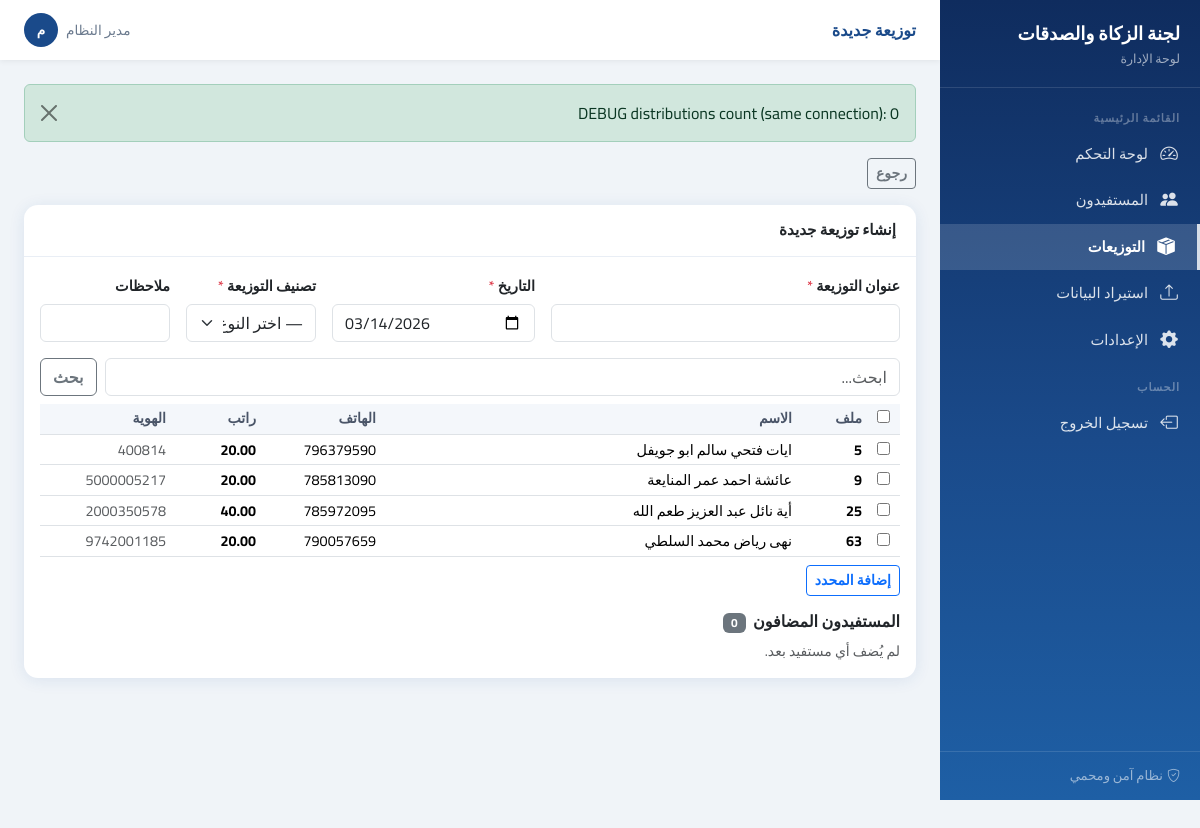
Screenshot of /admin/distributions.php?action=new (signed in) with the database file from the repository.
### tables this page shows
CREATE TABLE `settings` (
  `id` bigint(20) UNSIGNED NOT NULL,
  `setting_key` varchar(100) NOT NULL,
  `setting_value` text DEFAULT NULL,
  `created_at` datetime NOT NULL DEFAULT current_timestamp(),
  `updated_at` datetime NOT NULL DEFAULT current_timestamp() ON UPDATE current_timestamp()
);

CREATE TABLE `beneficiaries` (
  `id` bigint(20) UNSIGNED NOT NULL,
  `beneficiary_type_id` int(10) UNSIGNED NOT NULL,
  `file_number` int(10) UNSIGNED NOT NULL,
  `full_name` varchar(255) NOT NULL,
  `id_number` varchar(50) DEFAULT NULL,
  `phone` varchar(30) DEFAULT NULL,
  `monthly_cash` decimal(10,2) DEFAULT NULL,
  `default_item` varchar(255) DEFAULT NULL,
  `status` enum('active','inactive') NOT NULL DEFAULT 'active',
  `notes` text DEFAULT NULL,
  `created_at` datetime NOT NULL DEFAULT current_timestamp(),
  `updated_at` datetime NOT NULL DEFAULT current_timestamp() ON UPDATE current_timestamp()
);

### admin/distributions.php (the view, shortened to what this page needs)
<?php
require_once __DIR__ . '/bootstrap.php';
$pdo   = getPDO();
function builderKey(int $distId): string { return $distId > 0 ? 'edit_' . $distId : 'new'; }
function &getBuilder(string $key): array {
    return $_SESSION['dist_builder'][$key];
}
$action     = (string)($_GET['action'] ?? '');
$editId     = (int)($_GET['id'] ?? 0);
        ?>
        <?php
if ($action === 'new' || $action === 'edit') {
    $isEdit = ($action === 'edit');
    $distId = $isEdit ? (int)$editId : 0;
    $key = builderKey($distId);
    $builder = &getBuilder($key);
    $q = trim((string)($_GET['q'] ?? ''));
    $where = ['b.status="active"'];
    $params = [];
    $st = $pdo->prepare(
        'SELECT b.*, bt.name_ar AS type_name
         FROM beneficiaries b
         JOIN beneficiary_types bt ON bt.id=b.beneficiary_type_id
         WHERE ' . implode(' AND ', $where) . '
         ORDER BY b.file_number'
    );
    $st->execute($params);
    $bens = $st->fetchAll();
    $added = [];
    require_once __DIR__ . '/layout.php';
    renderPage($isEdit ? 'تعديل التوزيعة' : 'توزيعة جديدة', 'distributions', function () use (
        $types, $isEdit, $distId, $selTypeId, $q, $builder, $bens, $added
    ) {
        ?>
        <?= renderFlash() ?>
        <div class="mb-3 d-flex gap-2 flex-wrap">
            <a href="<?= e(ADMIN_PATH) ?>/distributions.php" class="btn btn-outline-secondary btn-sm">رجوع</a>
        </div>
        <div class="card mb-4">
            <div class="card-header fw-bold"><?= $isEdit ? 'تعديل التوزيعة' : 'إنشاء توزيعة جديدة' ?></div>
            <div class="card-body">
                <form method="post" action="<?= e(ADMIN_PATH) ?>/distributions.php" class="mb-3">
                    <div class="row g-3">
                        <div class="col-md-5">
                            <label class="form-label">عنوان التوزيعة <span class="text-danger">*</span></label>
                            <input type="text" class="form-control" name="title" required value="<?= e((string)$builder['title']) ?>">
                        </div>
                        <div class="col-md-3">
                            <label class="form-label">التاريخ <span class="text-danger">*</span></label>
                            <input type="date" class="form-control" name="distribution_date" required value="<?= e((string)$builder['date']) ?>">
                        </div>
                        <div class="col-md-2">
                            <label class="form-label">تصنيف التوزيعة <span class="text-danger">*</span></label>
                            <select name="beneficiary_type_id" class="form-select" required onchange="this.form.submit()">
                                <option value="">— اختر النوع —</option>
                            </select>
                        </div>
                        <div class="col-md-2">
                            <label class="form-label">ملاحظات</label>
                            <input type="text" class="form-control" name="dist_notes" value="<?= e((string)$builder['notes']) ?>">
                        </div>
                    </div>
                </form>
                <form method="get" action="" class="d-flex gap-2 align-items-center mb-2">
                    <input type="text" name="q" class="form-control" placeholder="ابحث..." value="<?= e($q) ?>">
                    <button class="btn btn-outline-secondary">بحث</button>
                </form>
                <form method="post" action="<?= e(ADMIN_PATH) ?>/distributions.php" class="mb-3">
                    <div class="table-responsive" style="max-height:280px;overflow:auto">
                        <table class="table table-sm table-hover mb-0">
                            <thead class="sticky-top">
                                <tr>
                                    <th style="width:34px" class="text-center">
                                        <input type="checkbox" onclick="document.querySelectorAll('.sel-ben').forEach(cb=>cb.checked=this.checked)">
                                    </th>
                                    <th style="width:70px">ملف</th>
                                    <th>الاسم</th>
                                    <th style="width:120px">الهاتف</th>
                                    <th style="width:90px">راتب</th>
                                    <th style="width:130px">الهوية</th>
                                </tr>
                            </thead>
                            <tbody>
                            <?php foreach ($bens as $b): ?>
                                <tr>
                                    <td class="text-center"><input type="checkbox" class="sel-ben" name="select_beneficiaries[]" value="<?= (int)$b['id'] ?>"></td>
                                    <td class="fw-bold"><?= e((string)$b['file_number']) ?></td>
                                    <td><?= e((string)$b['full_name']) ?></td>
                                    <td><?= e((string)($b['phone'] ?? '—')) ?></td>
                                    <td class="fw-bold"><?= $b['monthly_cash'] !== null ? e(number_format((float)$b['monthly_cash'],2)) : '—' ?></td>
                                    <td class="text-muted"><?= e((string)($b['id_number'] ?? '')) ?></td>
                                </tr>
                            <?php endforeach; ?>
                            </tbody>
                        </table>
                    </div>
                    <button type="submit" class="btn btn-outline-primary btn-sm mt-2">إضافة المحدد</button>
                </form>
                <h6 class="fw-bold mb-2">المستفيدون المضافون <span class="badge bg-secondary ms-1"><?= count($added) ?></span></h6>
                <?php if (empty($added)): ?>
                    <div class="text-muted small">لم يُضف أي مستفيد بعد.</div>
                <?php endif; ?>
            </div>
        </div>
        <?php
    });
    exit;
}
require_once __DIR__ . '/layout.php';
?>

### admin/layout.php (shortened to what this page needs)
<?php
if (!function_exists('renderPage')) {
function renderPage(string $title, string $activeMenu, callable $callback): void
{
    $orgName   = getSetting('org_name', APP_NAME);
    $adminName = currentAdmin()['full_name'] ?: currentAdmin()['username'];
    $navItems = [
        'dashboard'           => ['icon' => 'bi-speedometer2',     'label' => 'لوحة التحكم',    'href' => ADMIN_PATH . '/dashboard.php'],
        'beneficiaries'       => ['icon' => 'bi-people-fill',      'label' => 'المستفيدون',      'href' => ADMIN_PATH . '/beneficiaries.php'],
        'distributions'       => ['icon' => 'bi-box-seam-fill',    'label' => 'التوزيعات',       'href' => ADMIN_PATH . '/distributions.php'],
        'import'              => ['icon' => 'bi-upload',            'label' => 'استيراد البيانات','href' => ADMIN_PATH . '/import.php'],
        'settings'            => ['icon' => 'bi-gear-fill',        'label' => 'الإعدادات',       'href' => ADMIN_PATH . '/settings.php'],
    ];
    ?>
<!DOCTYPE html>
<html lang="ar" dir="rtl">
<head>
<link rel="stylesheet" href="https://cdn.jsdelivr.net/npm/bootstrap@5.3.3/dist/css/bootstrap.rtl.min.css">
<link rel="stylesheet" href="https://cdn.jsdelivr.net/npm/bootstrap-icons@1.11.3/font/bootstrap-icons.min.css">
</head>
<body>
<nav id="sidebar">
    <div class="sidebar-brand">
        <span class="brand-name"><?= e($orgName) ?></span>
        <span class="brand-sub">لوحة الإدارة</span>
    </div>
    <ul class="sidebar-nav">
        <li class="nav-section">القائمة الرئيسية</li>
        <?php foreach ($navItems as $key => $item): ?>
        <li class="nav-item">
            <a href="<?= e($item['href']) ?>" class="<?= $activeMenu === $key ? 'active' : '' ?>">
                <i class="bi <?= e($item['icon']) ?>"></i>
                <?= e($item['label']) ?>
            </a>
        </li>
        <?php endforeach; ?>
        <li class="nav-section" style="margin-top:8px">الحساب</li>
        <li class="nav-item">
            <a href="<?= e(ADMIN_PATH) ?>/logout.php">
                <i class="bi bi-box-arrow-left"></i>
                تسجيل الخروج
            </a>
        </li>
    </ul>
    <div class="sidebar-footer">
        <i class="bi bi-shield-check me-1"></i>نظام آمن ومحمي
    </div>
</nav>
<header id="topbar">
    <div class="topbar-title"><?= e($title) ?></div>
    <div class="topbar-user">
        <span class="d-none d-sm-inline"><?= e($adminName) ?></span>
        <div class="avatar"><?= e(mb_substr($adminName, 0, 1)) ?></div>
    </div>
</header>
<main id="main">
    <?php $callback(); ?>
</main>
</body>
</html>
    <?php
}
}

### admin/layout.php (style rules this page uses)
:root { --sidebar-w: 260px; --sidebar-bg: linear-gradient(180deg, #0f2c5e 0%, #1a4a8a 55%, #1e5fa5 100%); --sidebar-text: rgba(255,255,255,.85); --sidebar-active-bg: rgba(255,255,255,.15); --sidebar-hover-bg: rgba(255,255,255,.08); --topbar-h: 60px; --body-bg: #f0f4f8; --card-radius: 14px; --card-shadow: 0 2px 16px rgba(30,80,160,.10); --primary: #1a4a8a; }
*, *::before, *::after { box-sizing: border-box; }
body { font-family: 'Cairo', sans-serif; background: var(--body-bg); margin: 0; min-height: 100vh; color: #1e2a38; }
#sidebar { position: fixed; top: 0; right: 0; width: var(--sidebar-w); height: 100vh; background: var(--sidebar-bg); z-index: 1040; display: flex; flex-direction: column; overflow-y: auto; transition: transform .25s ease; }
.sidebar-brand { padding: 22px 20px 18px; border-bottom: 1px solid rgba(255,255,255,.12); }
.sidebar-brand .brand-name { color: #fff; font-weight: 800; font-size: 1.15rem; line-height: 1.25; display: block; }
.sidebar-brand .brand-sub { color: rgba(255,255,255,.6); font-size: .78rem; }
.sidebar-nav { padding: 14px 0; flex: 1; list-style: none; margin: 0; }
.sidebar-nav .nav-section { padding: 8px 20px 4px; font-size: .7rem; font-weight: 700; letter-spacing: .08em; text-transform: uppercase; color: rgba(255,255,255,.35); }
.sidebar-nav .nav-item a { display: flex; align-items: center; gap: 10px; padding: 10px 20px; color: var(--sidebar-text); text-decoration: none; font-size: .92rem; font-weight: 500; border-radius: 0; transition: background .15s; }
.sidebar-nav .nav-item a.active { background: var(--sidebar-active-bg); color: #fff; font-weight: 700; border-right: 3px solid rgba(255,255,255,.8); }
.sidebar-nav .nav-item a i { font-size: 1.1rem; width: 22px; text-align: center; flex-shrink: 0; }
.sidebar-footer { padding: 14px 20px; border-top: 1px solid rgba(255,255,255,.12); font-size: .82rem; color: rgba(255,255,255,.55); }
#topbar { position: fixed; top: 0; right: var(--sidebar-w); left: 0; height: var(--topbar-h); background: #fff; z-index: 1030; display: flex; align-items: center; padding: 0 24px; box-shadow: 0 1px 6px rgba(0,0,0,.07); gap: 10px; }
#topbar .topbar-title { font-size: 1rem; font-weight: 700; color: var(--primary); flex: 1; }
#topbar .topbar-user { font-size: .85rem; color: #6b7a8e; display: flex; align-items: center; gap: 8px; }
#topbar .topbar-user .avatar { width: 34px; height: 34px; background: var(--primary); border-radius: 50%; color: #fff; display: flex; align-items: center; justify-content: center; font-weight: 700; font-size: .85rem; flex-shrink: 0; }
#main { margin-right: var(--sidebar-w); margin-top: var(--topbar-h); padding: 24px; min-height: calc(100vh - var(--topbar-h)); }
.card { border: none; border-radius: var(--card-radius); box-shadow: var(--card-shadow); }
.card-header { background: transparent; border-bottom: 1px solid #e9eef5; padding: 14px 20px; font-weight: 700; font-size: .95rem; }
.table th { background: #f4f7fb; font-weight: 700; font-size: .88rem; color: #4a5568; white-space: nowrap; }
.table td { vertical-align: middle; font-size: .9rem; }
.btn { font-family: 'Cairo', sans-serif; font-weight: 600; }
.badge { font-family: 'Cairo', sans-serif; }
.form-label { font-weight: 600; font-size: .9rem; }

### rows the page displays
settings: setting_value "لجنة الزكاة والصدقات"
beneficiaries: file_number "5", full_name "ايات فتحي سالم ابو جويفل", phone "796379590", monthly_cash "20.00", id_number "400814"
beneficiaries: file_number "9", full_name "عائشة احمد عمر المنايعة", phone "785813090", monthly_cash "20.00", id_number "5000005217"
beneficiaries: file_number "25", full_name "أية نائل عبد العزيز طعم الله", phone "785972095", monthly_cash "40.00", id_number "2000350578"
beneficiaries: file_number "63", full_name "نهى رياض محمد السلطي", phone "790057659", monthly_cash "20.00", id_number "9742001185"

### other values shown
$item['label'] "لوحة التحكم"
$item['label'] "المستفيدون"
$item['label'] "التوزيعات"
$item['label'] "استيراد البيانات"
$item['label'] "الإعدادات"
$title "توزيعة جديدة"
$adminName "مدير النظام"
mb_substr($adminName, 0, 1) "م"
$msg "DEBUG distributions count (same connection): 0"
count($added) "0"
